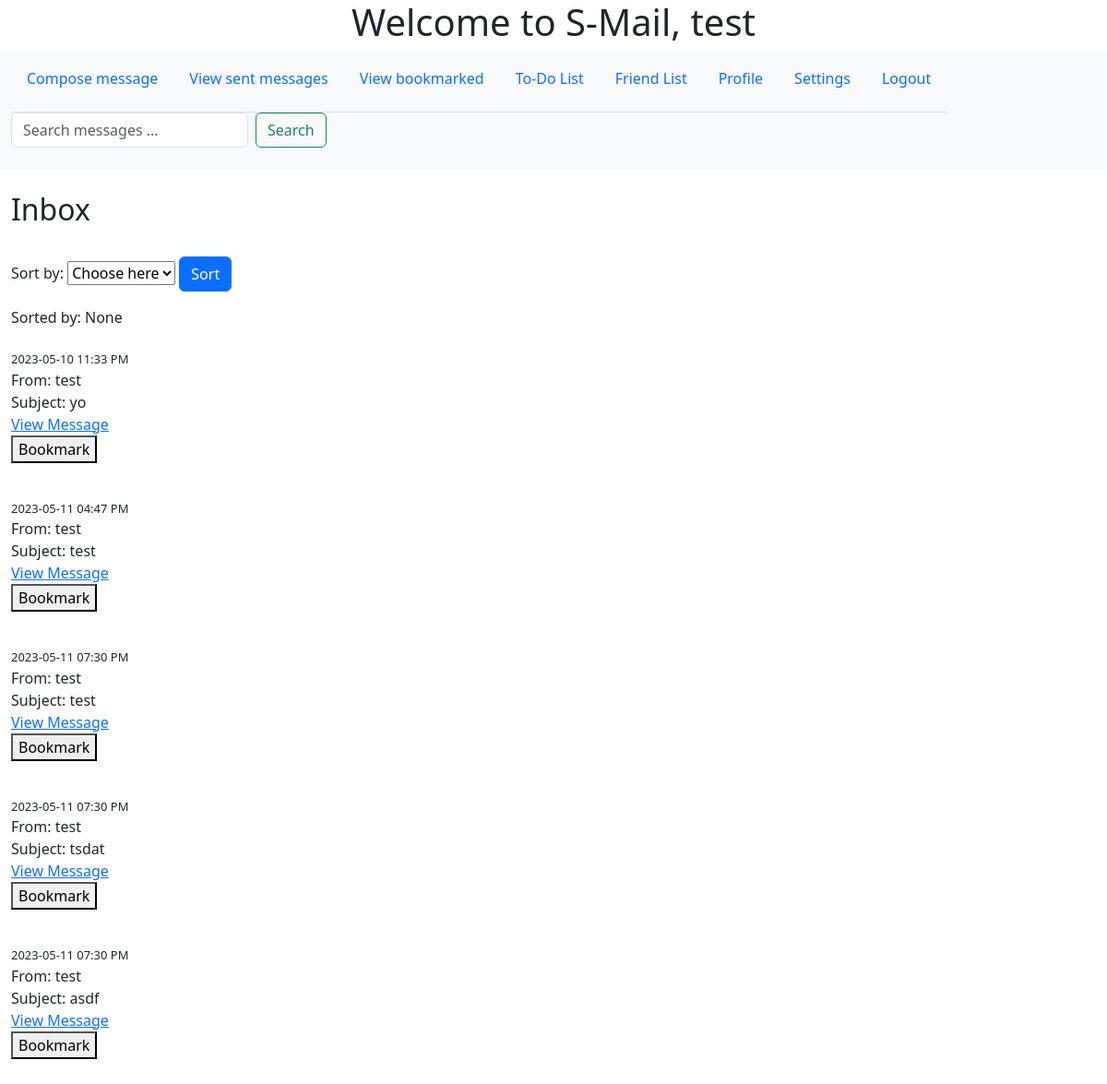
The app's page /mainpage (signed in), older data.
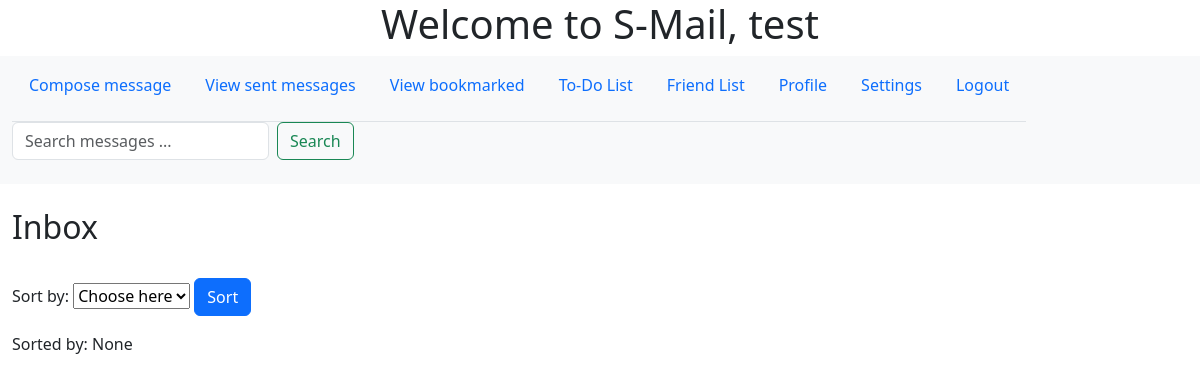
The same page, newer data.
### app/models.py (models this page shows, shortened)
class Message(db.Model):
    id = db.Column(db.Integer, primary_key=True)
    sender_id = db.Column(db.Integer, db.ForeignKey('user.id'), nullable=False)
    recipient_id = db.Column(db.Integer, db.ForeignKey('user.id'), nullable=False)
    subject = db.Column(db.String(100), nullable=False)
    body = db.Column(db.String(500), nullable=False)
    timestamp = db.Column(db.DateTime, default=datetime.now())
    bookmark = db.Column(db.Boolean, default=False)
    sender = db.relationship('User', foreign_keys=[sender_id])
    recipient = db.relationship('User', foreign_keys=[recipient_id])

class User(db.Model, UserMixin):
    id = db.Column(db.Integer, primary_key=True)
    username = db.Column(db.String(32), nullable=False)
    password = db.Column(db.String(32), nullable=False)
    email = db.Column(db.String(100), nullable=False)
    bio = db.Column(db.String(100), nullable = False, default = '')
    name = db.Column(db.String(32), nullable = False, default = '')
    friends = db.relationship('Friend', backref='user', lazy='dynamic')

### app/routes.py (the view)
@myapp_obj.route("/mainpage", methods=['GET', 'POST'])
@login_required #needs to be logged in to access this page
def mainpage():
    sort_by = request.form.get("sort")
    asc = Message.query.filter_by(recipient=current_user).order_by(Message.timestamp.asc()).all()
    des = Message.query.filter_by(recipient=current_user).order_by(Message.timestamp.desc()).all()
    return render_template('mainpage.html', sort_by=sort_by, des=des, asc=asc,name=current_user.username)

### app/models.py (called while the page is built)
@login_manager.user_loader
def load_user(user_id):
    return User.query.get(int(user_id))

### app/templates/mainpage.html (shortened to what the changed rows need)
<html>
    <head>
        <link rel="stylesheet" href="{{ url_for('static', filename='mainpage.css') }}">
        <link href="https://cdn.jsdelivr.net/npm/bootstrap@5.3.0-alpha3/dist/css/bootstrap.min.css" rel="stylesheet">
    </head>
    <body>
        <h1>Welcome to S-Mail, {{ name }}</h1>
        <nav class="navbar bg-body-tertiary">
            <div class="container-fluid">
            </div>
          </nav>
        <br>
        <div class="container-fluid">
        <h2>Inbox</h2>
        <br>
        <form method="post" action="{{ url_for('mainpage') }}">
        </form>
        Sorted by: {{ sort_by }}
        <br><br>
        <tbody>
            {%if sort_by == 'Newest first'%}
            {% for message in des %}
                <tr>
                    <td>From: {{ message.sender.username }}</td>
                    <br>
                    <td>{{ message.subject }}</td>
                    <br>
                    <td><a href="{{ url_for('message', message_id=message.id) }}">View Message</a></td>
                    <br>
                    <td>
                        {% if message.bookmark %}
                            <form method="post" action="{{ url_for('unbookmark', message_id=message.id) }}">
                                <button type="submit">Unbookmark</button>
                            </form>
                        {% else %}
                            <form method="post" action="{{ url_for('bookmark', message_id=message.id) }}">
                                <button type="submit">Bookmark</button>
                            </form>
                        {% endif %}
                    </td>
                    <br>
                </tr>
            {% endfor %}
            {%else%}
            {% for message in asc %}
                <tr>
                    <time>{{ message.timestamp.strftime('%Y-%m-%d %I:%M %p') }}</time>
                    <br>
                    <td>From: {{ message.sender.username }}</td>
                    <br>
                    <td>Subject: {{ message.subject }}</td>
                    <br>
                    <td><a href="{{ url_for('message', message_id=message.id) }}">View Message</a></td>
                    <br>
                    <td>
                        {% if message.bookmark %}
                            <form method="post" action="{{ url_for('unbookmark', message_id=message.id) }}">
                                <button type="submit">Unbookmark</button>
                            </form>
                        {% else %}
                            <form method="post" action="{{ url_for('bookmark', message_id=message.id) }}">
                                <button type="submit">Bookmark</button>
                            </form>
                        {% endif %}
                    </td>
                    <br>
                </tr>
            {% endfor %}
             {% endif %}
        </tbody>
    </div>
    </body>
</html>

Row changes from the older to the newer data that the page shows:
no longer on this page (row edited): Message: timestamp "2023-05-10 11:33 PM", sender.username "test", subject "yo"
removed Message: timestamp "2023-05-11 04:47 PM", sender.username "test", subject "test"
removed Message: timestamp "2023-05-11 07:30 PM", sender.username "test", subject "test"
no longer on this page (row edited): Message: timestamp "2023-05-11 07:30 PM", sender.username "test", subject "tsdat"
no longer on this page (row edited): Message: timestamp "2023-05-11 07:30 PM", sender.username "test", subject "asdf"
